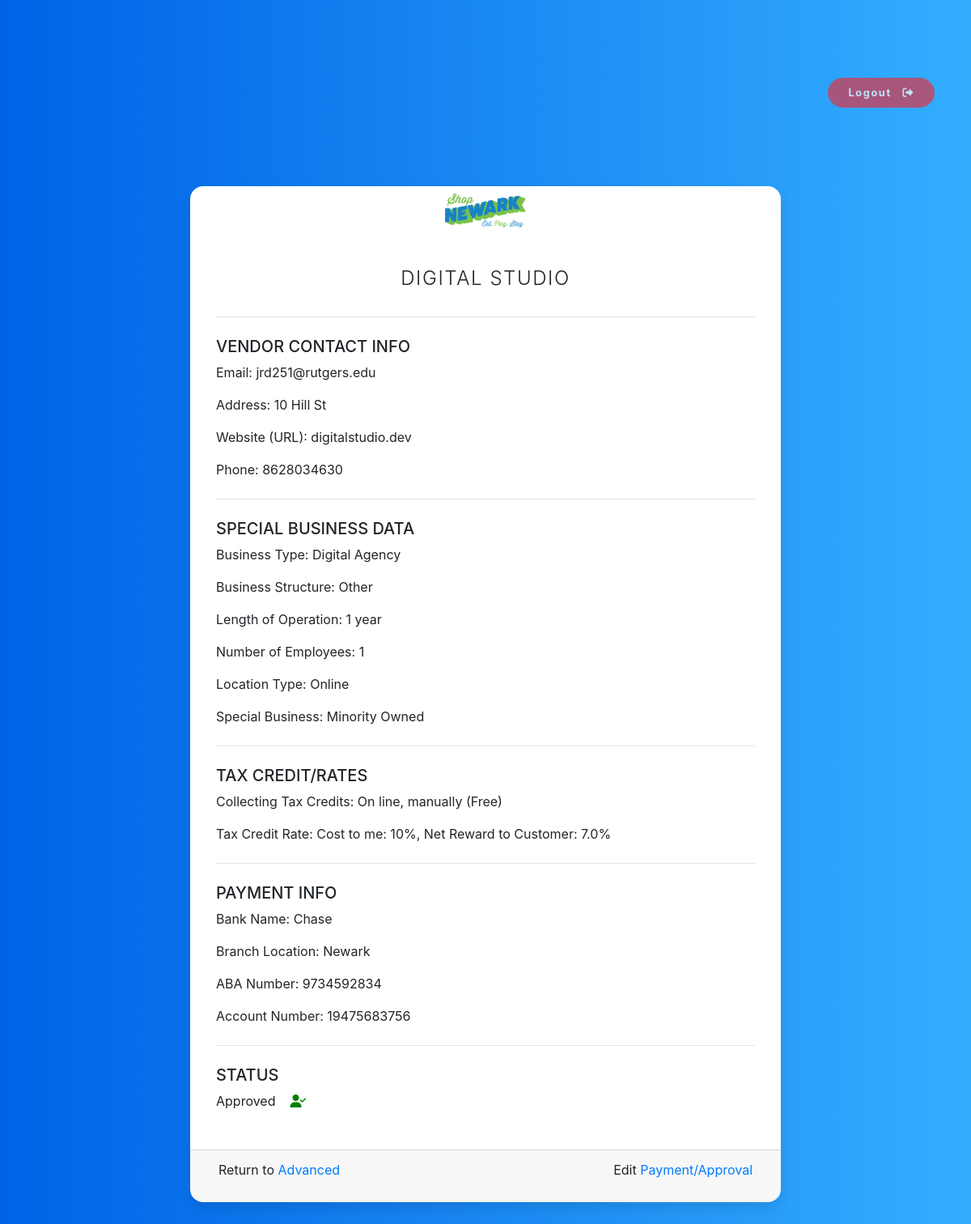
Before: /user/1/ with the older database file.
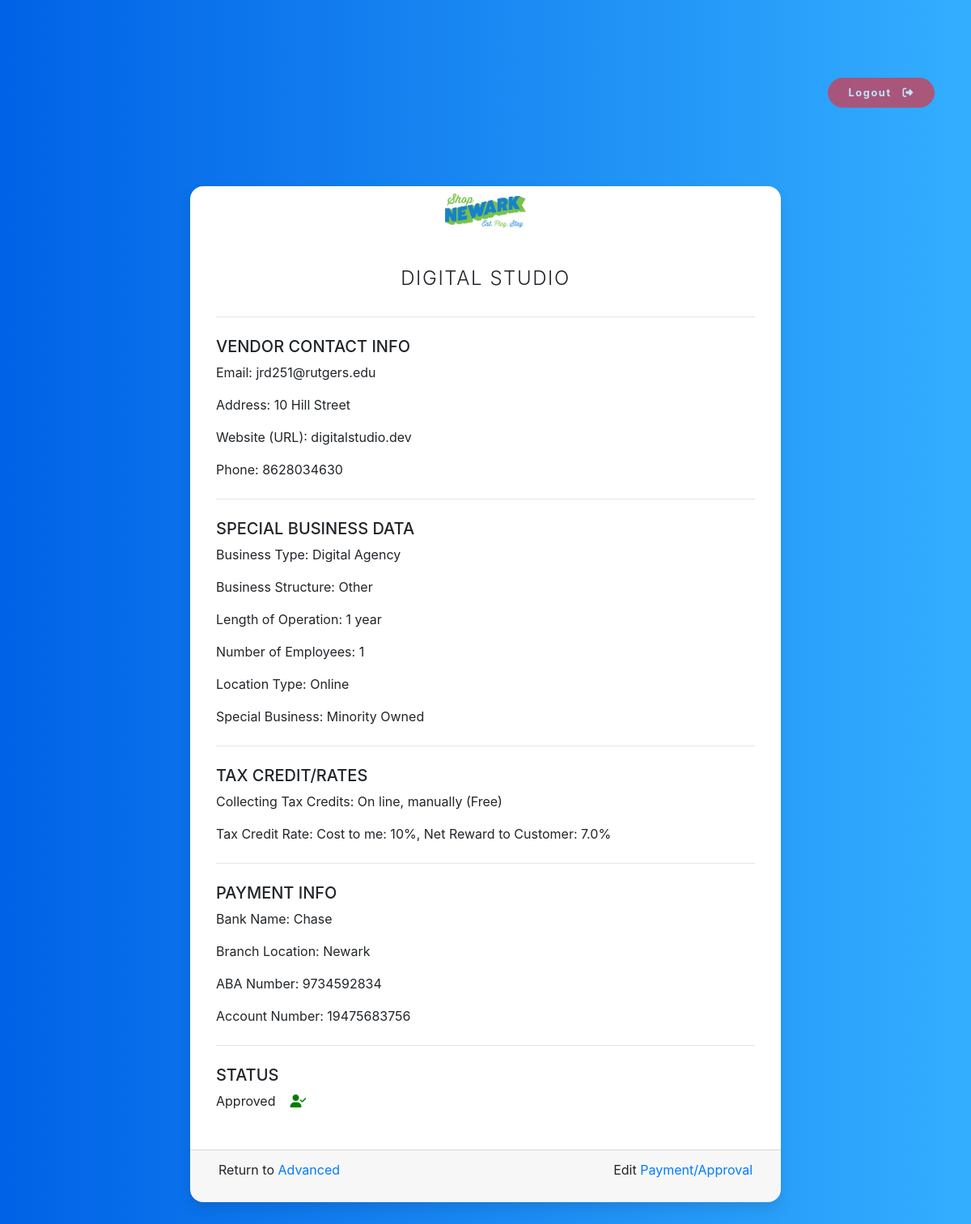
After: the same page with the newer database file.
### users/models.py (models this page shows, shortened)
class User(AbstractBaseUser):
    email = models.EmailField(verbose_name="Email", max_length=60, unique=True)
    date_joined = models.DateTimeField(verbose_name="Date Joined", auto_now_add=True)
    last_login = models.DateTimeField(verbose_name="Last Login", auto_now_add=True)
    is_admin = models.BooleanField(default=False)
    is_active = models.BooleanField(default=True)
    is_staff = models.BooleanField(default=False)
    is_superuser = models.BooleanField(default=False)
    company_name = models.CharField(max_length=100, unique=False, verbose_name="Name of Business")
    legal_name = models.CharField(max_length=100, unique=False, verbose_name="Legal Name")
    address = models.CharField(max_length=100, unique=False, verbose_name="Address")
    business_type = models.CharField(max_length=100, unique=False, verbose_name="Type of Business")
    contact_name = models.CharField(max_length=100, unique=False, verbose_name="Contact Name")
    phone_number = models.CharField(max_length=12, blank=False, verbose_name="Contact Phone Number", help_text="Ex: 800-786-8765")
    website = models.CharField(max_length=30, unique=False, verbose_name="Website", help_text="Ex: www.example.com")
    bank_name = models.CharField(max_length=100, unique=False, verbose_name="Bank Name", default="", blank=True)
    branch_location = models.CharField(max_length=100, unique=False, verbose_name="Branch Location", default="", blank=True)
    aba_number = models.CharField(max_length=100, unique=False, verbose_name="ABA Number", default="", blank=True)
    account_number = models.CharField(max_length=100, unique=False, verbose_name="Account Number", default="", blank=True)
    banner = models.CharField(max_length=1000, choices=BANNER_CHOICES, verbose_name="Options")
    business_structure = models.CharField(max_length=1000, choices=BUSINESS_STRUCTURE_CHOICES, verbose_name="Business Structure")
    length_of_operation = models.CharField(max_length=100, unique=False, verbose_name="Length of Operation", help_text="Ex: 10 months")
    number_of_employees = models.CharField(max_length=100, unique=False, verbose_name="Number of Employees", help_text="Ex: 12 employees")
    location_type = MultiSelectField(choices=LOCATION_TYPE, unique=False, verbose_name="Does your business have a physical location? (Check all that apply)")
    speical_business = MultiSelectField(choices=SPECIAL_BUSINESS, unique=False, verbose_name="Is your business: (Check all that apply)")
    tax_credits = models.CharField(max_length=1000, choices=TAX_CREDIT_OPTIONS, verbose_name="Tax Credits")
    rate = models.CharField(choices=TAX_CREDITS_RATES, max_length=50, verbose_name="Percentage", default='', null=False)
    terms_conditions = models.CharField(choices=TERMS_CONDITIONS, blank=False, verbose_name="Terms & Coniditons", default='Agree', max_length=8)
    approved = models.CharField(choices=APPROVED_OPTIONS, default="NO", verbose_name="Application Approved", max_length=3)
    USERNAME_FIELD = 'email'
    REQUIRED_FIELDS = [
        'company_name','legal_name', 'address', 'business_type', 'contact_name', 'phone_number', 'website',
        'banner',
        'business_structure', 'length_of_operation', 'number_of_employees', 'location_type', 'speical_business',
        'terms_conditions'
    ]
    objects = Manager()

class Profile(models.Model):
    user = models.OneToOneField(User, on_delete=models.CASCADE)
    image = models.ImageField(default='default.png', upload_to='profile_pics', verbose_name="<strong>Business Logo</strong>&nbsp;")

### users/views.py (the view)
# urls.py: path('user/<int:pk>/', user_views.UserDetailView.as_view(), name='user-detail'),
class UserDetailView(DetailView):
    model = User

### users/templates/users/user_detail.html (shortened to what this page needs)
{% extends "users/base.html" %}
{% load crispy_forms_tags %}
{% block content %}
<section class="pricing py-5">
    <div class="container">
        {% include "users/logout_btn.html" %}
        {% include "users/messages.html" %}
        <div class="row">
            <div class="col-lg-8 col-xl-8 mx-auto">
                <div class="card card-signin my-5">
                    <img class="account-img mx-auto py-2" width="auto" height="60px" src="{{ object.profile.image.url }}" />
                    <div class="card-body">
                        <h5 class="card-title text-uppercase text-center">{{ user.company_name }}</h5>
                        <hr>
                        <h5 class="text-uppercase">Vendor Contact Info</h5>
                        <ul class="fa-ul ml-0" style="list-style: none;">
                            <li>Email: {{ object.email }}</li>
                            <li>Address: {{ object.address }}</li>
                            <li>Website (URL): {{ object.website }}</li>
                            <li>Phone: {{ object.phone_number }}</li>
                        </ul>
                        <hr>
                        <h5 class="text-uppercase">Special Business Data</h5>
                        <ul class="fa-ul ml-0" style="list-style: none;">
                            <li>Business Type: {{ object.business_type }}</li>
                            <li>Business Structure: {{ object.business_structure }}</li>
                            <li>Length of Operation: {{ object.length_of_operation }}</li>
                            <li>Number of Employees: {{ object.number_of_employees }}</li>
                            <li>Location Type: {{ object.location_type }}</li>
                            <li>Special Business: {{ object.speical_business }}</li>
                        </ul>
                        <hr>
                        <h5 class="text-uppercase">Tax Credit/Rates</h5>
                        <ul class="fa-ul ml-0" style="list-style: none;">
                            <li>Collecting Tax Credits: {{ object.tax_credits }}</li>
                            <li>Tax Credit Rate: {{ object.rate }}</li>
                        </ul>
                        <hr>
                        <h5 class="text-uppercase">Payment Info</h5>
                        <ul class="fa-ul ml-0" style="list-style: none;">
                            <li>Bank Name: {{ object.bank_name }}</li>
                            <li>Branch Location: {{ object.branch_location }}</li>
                            <li>ABA Number: {{ object.aba_number }}</li>
                            <li>Account Number: {{ object.account_number }}</li>
                        </ul>
                        <hr>
                        <h5 class="text-uppercase"><span class="text-uppercase">Status</span></h5>
                        <p>
                                {% if object.approved == "YES" %}
                                    Approved&nbsp;&nbsp;&nbsp;&nbsp;<i class="fas fa-user-check" style="color: green;"></i>
                                {% endif %}
                        </p>
                    </div>
                    <div class="card-footer">
                        <div class="col-12">
                            <p style="float:left;">Return to <a href="{% url 'advanced' %}">Advanced</a></p>
                            <p style="float:right;">Edit <a href="{% url 'user-update' object.pk %}">Payment/Approval</a></p>
                        </div>
                    </div>
                </div>
            </div>
        </div>
    </div>
</section>
{% endblock content %}

### users/templates/users/base.html (shortened to what this page needs)
{% load crispy_forms_tags %}
{% load static %}
<!DOCTYPE>
<html>
    <head>
        <link rel="stylesheet" href="https://stackpath.bootstrapcdn.com/bootstrap/4.3.1/css/bootstrap.min.css">
        <link rel="stylesheet" href="https://cdnjs.cloudflare.com/ajax/libs/twitter-bootstrap/4.1.3/css/bootstrap.css" />
        <link rel="stylesheet" href="https://cdn.datatables.net/1.10.20/css/dataTables.bootstrap4.min.css" />
        <link rel="stylesheet" href="https://cdn.datatables.net/buttons/1.6.1/css/buttons.dataTables.min.css" />
    </head>
    <body>
        {% block content %}
        {% endblock content %}
    </body>
</html>

### users/templates/users/logout_btn.html (shortened to what this page needs)
<div class="row my-5">
    <div class="col-12 ml-auto">
        <a class="btn btn-danger rounded-pill px-4 py-2 text-white" style="float:right;" href="{% url 'logout' %}">Logout&nbsp;&nbsp;&nbsp;<i class="fas fa-sign-out-alt"></i></a>
    </div>
</div>

### users/templates/users/messages.html (shortened to what this page needs)
<div class="row">
    <div class="col-lg-12">
    </div>
</div>

### users/templates/users/base.html (style rules this page uses)
body { background: #007bff; background: linear-gradient(to right, #0062E6, #33AEFF); }
section.pricing { background: #007bff; background: linear-gradient(to right, #0062E6, #33AEFF); }
.pricing .card { border: none; border-radius: 1rem; transition: all 0.2s; box-shadow: 0 0.5rem 1rem 0 rgba(0, 0, 0, 0.1); }
.pricing hr { margin: 1.5rem 0; }
.pricing .card-title { margin: 0.5rem 0; font-size: 0.9rem; letter-spacing: .1rem; font-weight: bold; }
.pricing ul li { margin-bottom: 1rem; }
.pricing .btn { font-size: 80%; border-radius: 5rem; letter-spacing: .1rem; font-weight: bold; padding: 1rem; opacity: 0.7; transition: all 0.2s; }
:root { --input-padding-x: 1.5rem; --input-padding-y: .75rem; }
.card-signin { border: 0; border-radius: 1rem; box-shadow: 0 0.5rem 1rem 0 rgba(0, 0, 0, 0.1); overflow: hidden; }
.card-signin .card-title { margin-bottom: 2rem; font-weight: 300; font-size: 1.5rem; }
.card-signin .card-body { padding: 2rem; }

Changed rows visible on the page:
changed User "DIGITAL STUDIO": address "10 Hill St" → "10 Hill Street"
